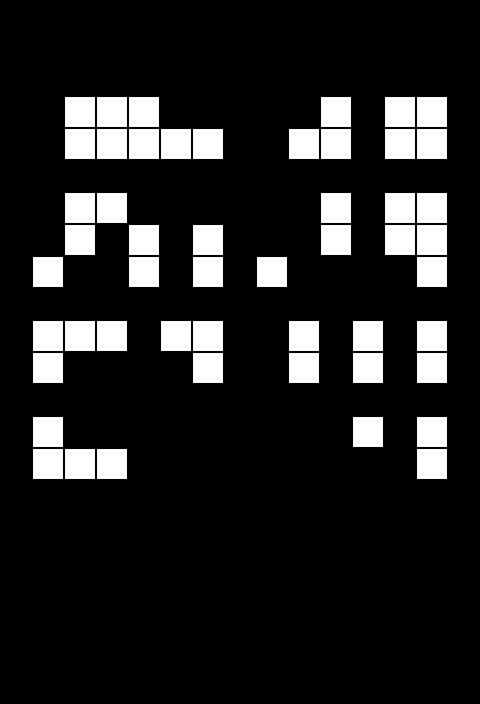

Tiled map render using the project's own tile images. Description and the map definition, with tile-layer contents summarised, below:
An orthogonal 15x22 tile map with 32x32 px tiles, 1 tile layer (layer).

<map version="1.0" orientation="orthogonal" renderorder="right-down" width="15" height="22" tilewidth="32" tileheight="32" nextobjectid="1">
 <tileset firstgid="1" name="tile" tilewidth="32" tileheight="32">
  <image source="tile.png" width="32" height="32" />
 </tileset>
 <layer name="layer" width="15" height="22">
  <data>[330 cells, 51 non-empty, 1 distinct tile ids]</data>
 </layer>
</map>
